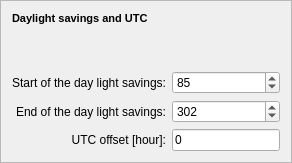
    <widget class="QFrame" name="frame_8">
     <property name="frameShape">
      <enum>QFrame::StyledPanel</enum>
     </property>
     <property name="frameShadow">
      <enum>QFrame::Raised</enum>
     </property>
     <layout class="QGridLayout" name="gridLayout_4">
      <item row="2" column="0">
       <widget class="QLabel" name="label_3">
        <property name="text">
         <string>Start of the day light savings:</string>
        </property>
        <property name="alignment">
         <set>Qt::AlignRight|Qt::AlignTrailing|Qt::AlignVCenter</set>
        </property>
        <property name="buddy">
         <cstring></cstring>
        </property>
       </widget>
      </item>
      <item row="2" column="1">
       <widget class="QSpinBox" name="spinBoxStartDLS">
        <property name="maximum">
         <number>366</number>
        </property>
        <property name="singleStep">
         <number>1</number>
        </property>
        <property name="value">
         <number>85</number>
        </property>
       </widget>
      </item>
      <item row="4" column="0">
       <widget class="QLabel" name="label_22">
        <property name="text">
         <string>UTC offset [hour]:</string>
        </property>
        <property name="alignment">
         <set>Qt::AlignRight|Qt::AlignTrailing|Qt::AlignVCenter</set>
        </property>
       </widget>
      </item>
      <item row="4" column="1">
       <widget class="QLineEdit" name="lineEditUTC">
        <property name="text">
         <string>0</string>
        </property>
       </widget>
      </item>
      <item row="0" column="0" colspan="2">
       <widget class="QLabel" name="label_20">
        <property name="text">
         <string>&lt;!DOCTYPE HTML PUBLIC &quot;-//W3C//DTD HTML 4.0//EN&quot; &quot;http://www.w3.org/TR/REC-html40/strict.dtd&quot;&gt;
&lt;html&gt;&lt;head&gt;&lt;meta name=&quot;qrichtext&quot; content=&quot;1&quot; /&gt;&lt;style type=&quot;text/css&quot;&gt;
p, li { white-space: pre-wrap; }
&lt;/style&gt;&lt;/head&gt;&lt;body style=&quot; font-family:'MS Shell Dlg 2'; font-size:7.8pt; font-weight:400; font-style:normal;&quot;&gt;
&lt;p style=&quot; margin-top:0px; margin-bottom:0px; margin-left:0px; margin-right:0px; -qt-block-indent:0; text-indent:0px;&quot;&gt;&lt;span style=&quot; font-size:8pt; font-weight:600;&quot;&gt;Daylight savings and UTC&lt;/span&gt;&lt;/p&gt;&lt;/body&gt;&lt;/html&gt;</string>
        </property>
       </widget>
      </item>
      <item row="3" column="1">
       <widget class="QSpinBox" name="spinBoxEndDLS">
        <property name="maximum">
         <number>366</number>
        </property>
        <property name="singleStep">
         <number>1</number>
        </property>
        <property name="value">
         <number>302</number>
        </property>
       </widget>
      </item>
      <item row="3" column="0">
       <widget class="QLabel" name="label_4">
        <property name="text">
         <string>End of the day light savings:</string>
        </property>
        <property name="alignment">
         <set>Qt::AlignRight|Qt::AlignTrailing|Qt::AlignVCenter</set>
        </property>
        <property name="buddy">
         <cstring></cstring>
        </property>
       </widget>
      </item>
      <item row="1" column="0">
       <spacer name="verticalSpacer_4">
        <property name="orientation">
         <enum>Qt::Vertical</enum>
        </property>
        <property name="sizeHint" stdset="0">
         <size>
          <width>20</width>
          <height>40</height>
         </size>
        </property>
       </spacer>
      </item>
     </layout>
    </widget>
